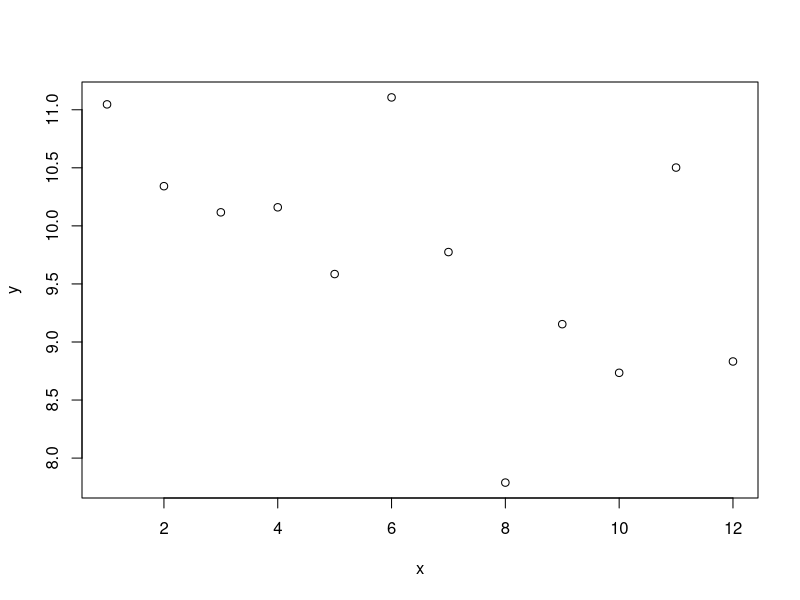
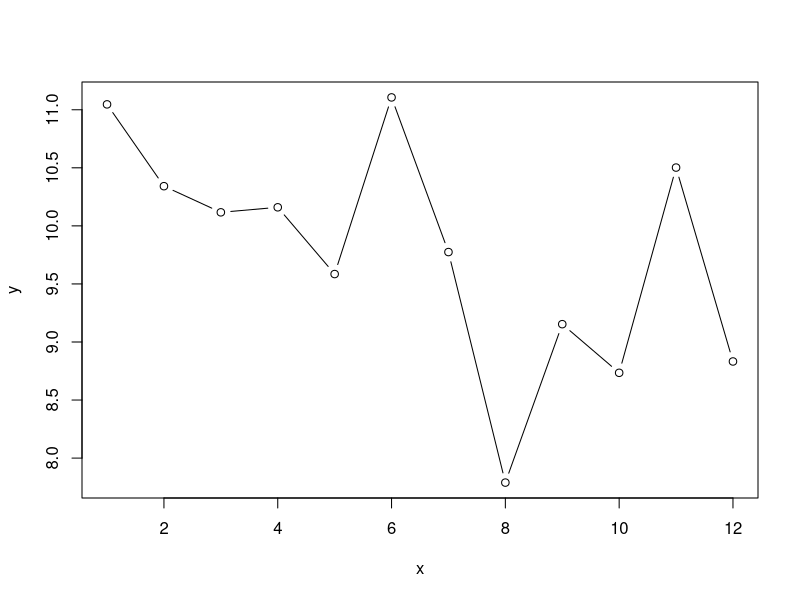
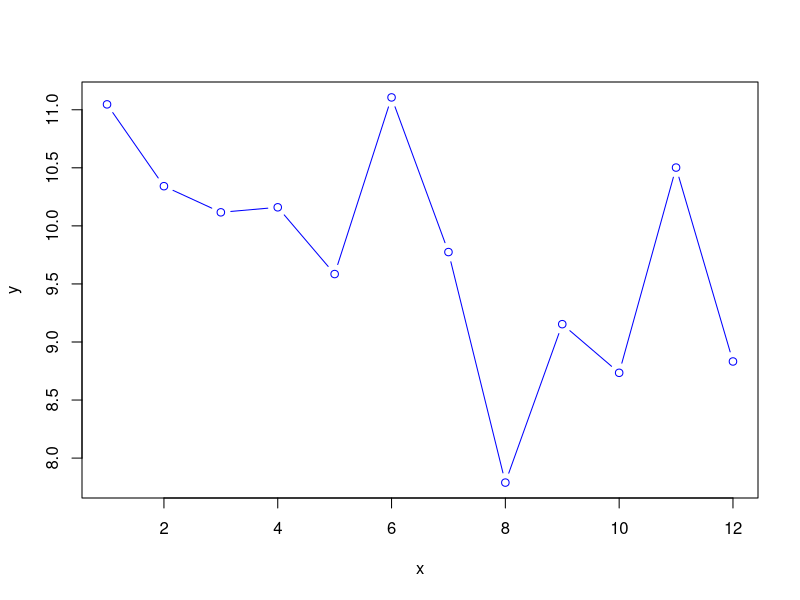
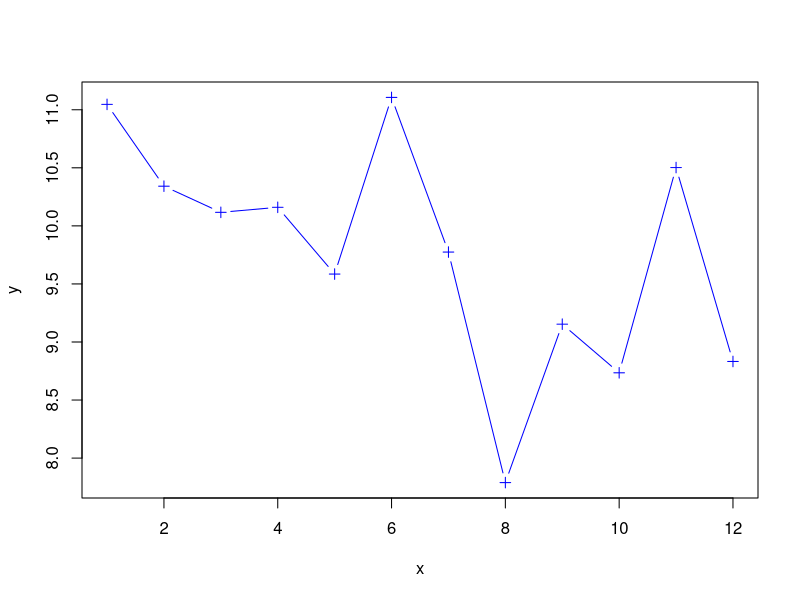
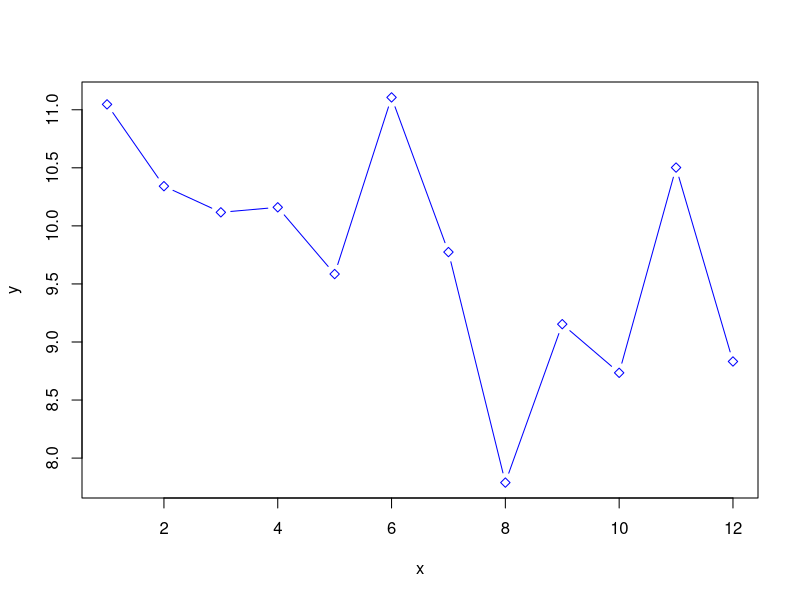
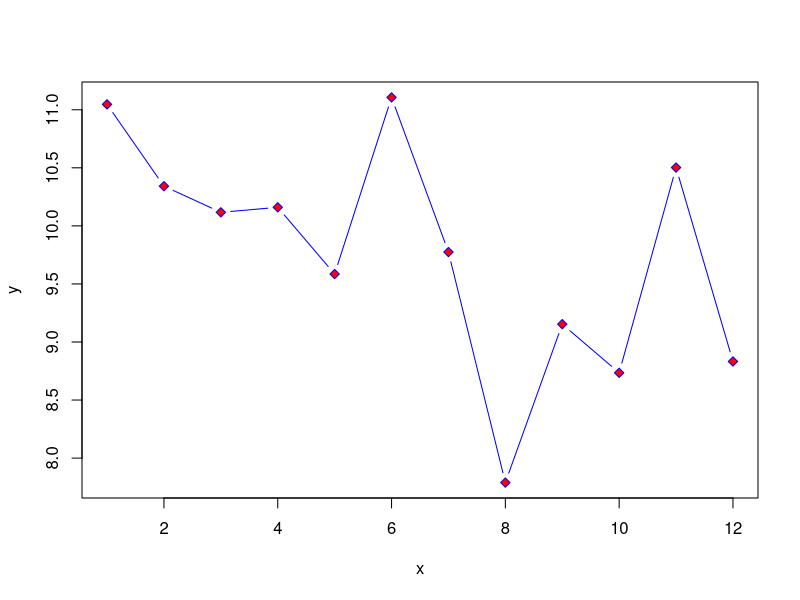
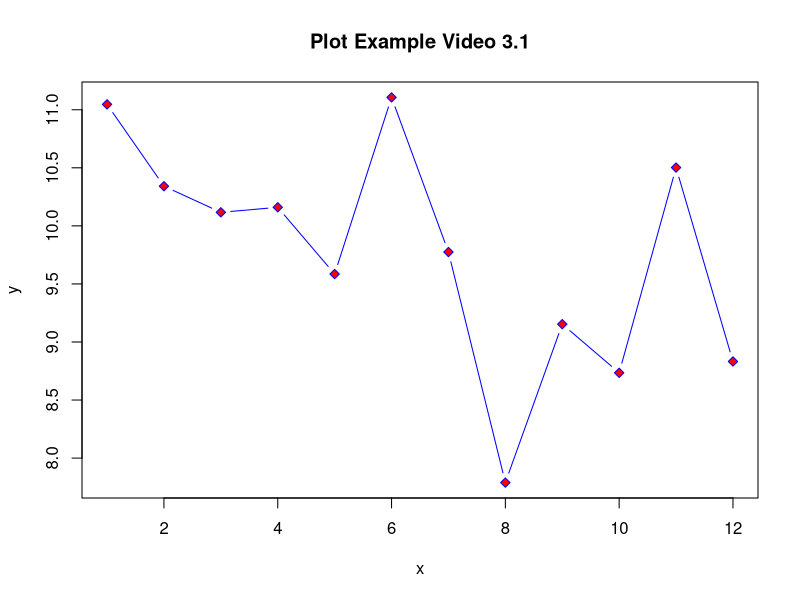
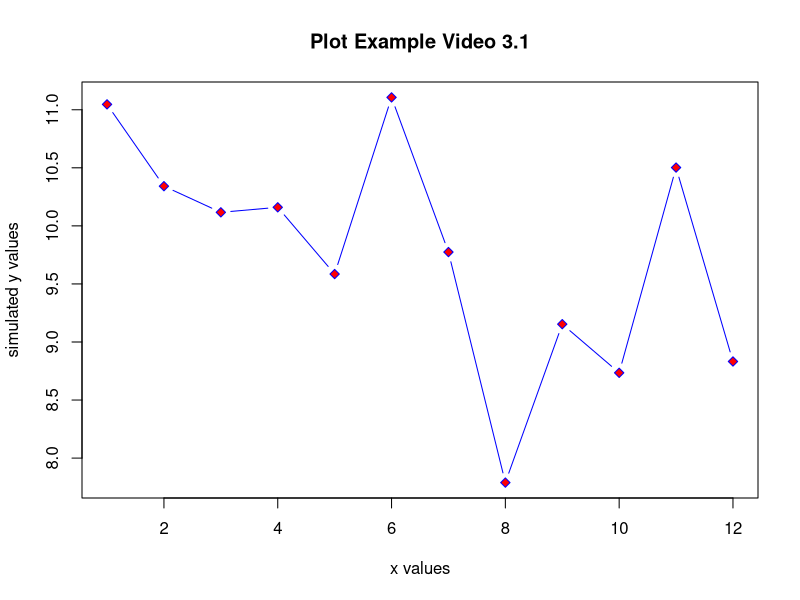

Write the R code that produced these figures, in order.
setwd("~/Bioinformatics_With_R_PACKT/Packt Video Kit/MetadataTemplate- Start Recording/Section 3/Video 3.1")
#=======================================================
# examples 
#=======================================================
set.seed(7289)
x <- seq(1, 12)
y <- rnorm(12, 10)

# To create a scatterplot
plot(x, y)
plot(x, y, type="b")
plot(x, y, type="b", col="blue")
plot(x, y, type="b", pch=3, col="blue")
plot(x, y, type="b", pch=23, col="blue")
plot(x, y, type="b", pch=23, col="blue", bg="red")

# To add labels
plot(x, y, type="b", pch=23, col="blue", bg="red", main="Plot Example Video 3.1")
plot(x, y, type="b", pch=23, col="blue", bg="red", main="Plot Example Video 3.1", xlab="x values", ylab="simulated y values")

# To create an histogram
hist(y, freq=FALSE) 
hist(y, freq=TRUE) # showing frequency
 
# Add labels and colors
hist(y, freq=TRUE, col="orange")  
hist(y, freq=TRUE, col="orange", border="red")
hist(y, freq=TRUE, col="orange", border="red", labels=TRUE)
hist(y, freq=TRUE, col="orange", border="red", labels=TRUE, main="hist() example")

# To change x and y limits
hist(y, ylim=c(0, 5), freq=TRUE, col="orange", border="red", labels=TRUE)
hist(y, xlim=c(7, 13), ylim=c(0, 5), freq=TRUE, col="orange", border="red", labels=TRUE)

# To plot expressions i.e. mathematical functions
# e.g. cos(x) from 0 to 8 pi
curve(expr=cos(x), from=0, to=8*pi)
curve(expr=cos(x), from=0, to=8*pi, main="f(x) = cos(x)", col="purple")
curve(expr=cos(x), from=0, to=8*pi, main="f(x) = cos(x)", col="purple", lwd=3)

# Working with vectors
set.seed(21590)
height <- rnorm(12, mean=150, sd=10)
group <- sample(c("A", "B"), 12, replace=TRUE)

# To create a barplot
set.seed(21590)
mypalette <- sample(colors(distinct=TRUE), 12)

barplot(height, col=mypalette, names.arg=group)
barplot(height, col=mypalette, names.arg=group, las=2)
barplot(height, col=mypalette, cex.names=0.7, names.arg=group, las=2, ylab="height in cm")

# To create a boxplot
df <- data.frame(height, group)
boxplot(height ~ group, data=df, col=c("blue", "red"))
boxplot(height ~ group, main="Boxplot example", ylab="height", data=df, col=c("blue", "red"))

# To save images
png(filename="Barplot_example3.1.png", width=12, height=8, units = 'in', res = 300)
barplot(height, col=mypalette, cex.lab=1.8, cex.axis=1.2, cex.names=1.7, names.arg=group, las=2, ylab="height in cm")
graphics.off()

png(filename="Boxplot_example3.1.png", width=6, height=6, units = 'in', res = 300)
boxplot(height ~ group, main="Boxplot example", ylab="height", data=df, col=c("blue", "red"))
graphics.off()

